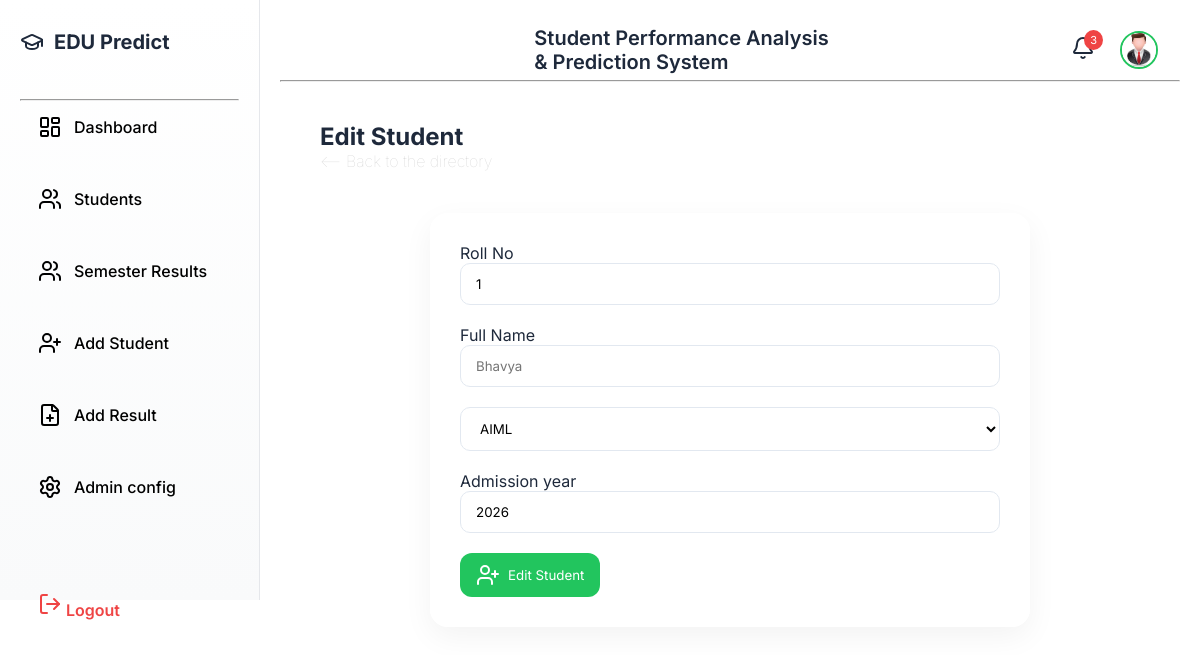
The app's page /edit_student/1 (signed in) with its own data.
### tables this page shows
CREATE TABLE std_list (
            id INTEGER PRIMARY KEY AUTOINCREMENT,
            roll TEXT,
            name TEXT,
            branch TEXT,
            admission_year INTEGER,
            user_id INTEGER,
            FOREIGN KEY (user_id) REFERENCES users(id) ON DELETE CASCADE,
            UNIQUE(roll, branch, admission_year, user_id) 
        );

### routes/students.py (the view, shortened to what this page needs)
@student_bp.route("/edit_student/<int:id>", methods=["GET", "POST"])
@login_required
def edit_student(id):
    conn = get_db()
    student = conn.execute(
        "SELECT * FROM std_list WHERE id=?",
        (id,)
    ).fetchone()
    conn.close()
    return render_template("edit-student.html", student=student)

### services/auth_login.py (called while the page is built)
def login_required(func):
    @wraps(func)
    def wrapper(*args, **kwargs):
        if "user_id" not in session:
            return redirect(url_for("auth.login"))
        return func(*args, **kwargs)
    return wrapper

### services/utility.py (called while the page is built)
def get_db():
    db_path = "students.db"
    conn = sqlite3.connect(db_path)
    conn.row_factory = sqlite3.Row
    return conn

### templates/edit-student.html (shortened to what this page needs)
{% extends "base.html" %}
{% block content %}
<div class="info-cards">
  <div>
    <h2>Edit Student</h2>
     <span class="redirect">
    <a href="{{ url_for('students.students')  }}"><-- Back to the directory</a><br>
    </span>
  </div>
</div>
<div class="form-container">
  <form action="{{ url_for('students.edit_student',id=student.id) }}" method="POST">
            <div class="form-group">
                <label>Roll No</label>
                <input type="text"  readonly step="1" min="1" name="roll"  id="roll" value="{{ student.roll }}" placeholder="{{ student.roll }}" required>
            </div>
            <div class="form-group">
                <label>Full Name</label>
                <input id="fullname" type="text" name="name" maxlength="30" placeholder="{{ student.name }}" required>
            </div>
            <div class="form-group">
 {% set selected_branch = student.branch %}
        <select name="branch">
            <option value="AIML" {% if selected_branch == 'AIML' %}selected{% endif %}>AIML</option>
        </select>
            </div>
            <div class="form-group">
                <label>Admission year</label>
                <input type="number"  id="year" name="year" value="{{ student.admission_year }}" placeholder="{{ student.admission_year }}" min="2009" max="2030" required>
            </div>
            <button type="submit" class="btn"><i data-lucide="user-plus"></i>Edit Student</button>
  </form>
</div>
{% endblock %}

### static/styles.css (style rules this page uses)
* { margin: 0; padding: 0; box-sizing: border-box; font-family: 'Inter', sans-serif; }
:root { --space-sm: 10px; --space-md: 20px; --space-lg: 30px; --radius: 16px; --transition: all 0.25s ease; --color-primary-light: rgba(34, 197, 94, 0.1); --color-primary: #22c55e; --color-primary-dark: #16a34a; --color-danger: #ef4444; --color-danger-light: rgba(239, 68, 68, 0.1); --color-text-muted: #64748b; --color-bg-light: #f9fafb; --color-bg-gradient-start: #f0fdf4; --color-bg-gradient-end: #f8fafc; --color-border: #e5e7eb; --color-shadow: rgba(0, 0, 0, 0.05); }
body { color: #1e293b; height: 100vh; }
.info-cards { background: #ffffff; padding: var(--space-md); display: flex; gap:12px; font-weight: 100; justify-content: space-between; margin-bottom: 22px; }
.info-cards .redirect a { text-decoration: none; color: lightgray; }
.btn { max-height: 45px; color: #ffffff; border: none; text-decoration: none; background: var(--color-primary); color: white; gap: 8px; padding: 10px 16px; border-radius: 12px; display: inline-flex; align-items: center; justify-content: center; transition: var(--transition); }
.form-container { max-width: 600px; margin: auto; background: rgba(255, 255, 255, 0.8); padding: var(--space-lg); border-radius: 18px; backdrop-filter: blur(15px); box-shadow: 0 10px 30px var(--color-shadow); }
input, select { background: white; width: 100%; padding: 12px 15px; border-radius: 10px; border: 1px solid #e2e8f0; margin-bottom: var(--space-md); transition: border-color 0.3s ease, box-shadow 0.3s ease; }
html { scroll-behavior: smooth; }

### records on screen
std_list: roll "1", name "Bhavya", branch "AIML", year "2026"
